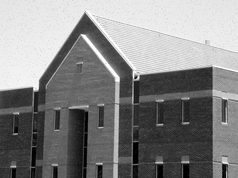
#> input picture 图像处理与可视化/Homework/数字图像处理 06/P1-multi-classes/noisy_Fig1016(a)(building_original).tif, 238 x 178 px, shrunk from 1114 x 834 before the run
$ python HW06_P1_GMM-EM.py
#> lines starting #> are read from the running program, lines starting #| are printed output that depends on the picture; long printed decimals are rounded
import numpy as np
import matplotlib.pyplot as plt
from PIL import Image
from scipy.stats import multivariate_normal

def compute_histogram(image, num_bins=256):
    """
    Compute the grayscale histogram of an image.

    :param image: Grayscale image as a numpy array.
    :param num_bins: Number of bins for the histogram (default is 256).
    :return: The histogram and bin edges.
    """
    histogram, bin_edges = np.histogram(image.ravel(), bins=num_bins, range=[0, num_bins])
    return histogram, bin_edges

def gmm_em_grayscale(image, K, initial_means=None, max_iter=1000, tolerance=1e-5):
    """
    Gaussian Mixture Model (GMM) EM algorithm for clustering grayscale values in an image.

    Args:
        image (numpy.ndarray): 2D array representing the grayscale image.
        K (int): Number of clusters (i.e., number of Gaussian components).
        initial_means (numpy.ndarray): Optional initial means (K values), if None, they are chosen randomly.
        max_iters (int): Maximum number of iterations to run the algorithm.
        tolerance (float): Convergence threshold based on the change in log-likelihood.

    Returns:
        segmented_image (numpy.ndarray): 2D array representing the clustered image.
        means (numpy.ndarray): Final cluster means.
        covariances (numpy.ndarray): Final cluster covariance matrices.
        alphas (numpy.ndarray): Final mixture component weights.
        num_iter: number of iterations
    """
    # Flatten the image to 1D array of grayscale values
    flat_image = image.flatten()
    n = flat_image.shape[0]

    # Initialize means, covariances, and mixture coefficients
    if initial_means is None:
        means = np.random.choice(flat_image, K, replace=False)
    else:
        means = np.array(initial_means)

    # Initialize weights (alphas) and covariance matrices (Sigma)
    alphas = np.ones(K) / K  # Uniform initial weights
    covariances = np.array([np.var(flat_image)] * K)  # Initial covariances set to the variance of the image

    # Initialize responsibilities (gamma values)
    gamma = np.zeros((n, K))
    num_iter = max_iter

    prev_means = np.copy(means)
    prev_covariances = np.copy(covariances)
    prev_alphas = np.copy(alphas)

    for iteration in range(max_iter):
        # E-step: Compute responsibilities (gamma values)
        for k in range(K):
            # Calculate the Gaussian probability density function for each pixel
            pdf = multivariate_normal.pdf(flat_image, mean=means[k], cov=covariances[k])
            gamma[:, k] = alphas[k] * pdf

        # Normalize the responsibilities (soft assignment of pixels to clusters)
        gamma = gamma / np.sum(gamma, axis=1)[:, np.newaxis]

        # M-step: Update the model parameters (means, covariances, alphas)
        for k in range(K):
            # Update the mean for each cluster
            means[k] = np.sum(gamma[:, k] * flat_image) / np.sum(gamma[:, k])

            # Update the covariance for each cluster
            covariances[k] = np.sum(gamma[:, k] * (flat_image - means[k])**2) / np.sum(gamma[:, k])

            # Update the weight (alpha) for each cluster
            alphas[k] = np.sum(gamma[:, k]) / n

        # Convergence check based on the variation of means, covariances, and alphas
        mean_change = np.linalg.norm(means - prev_means)
        cov_change = np.linalg.norm(covariances - prev_covariances)
        alpha_change = np.linalg.norm(alphas - prev_alphas)

        # Combine changes to determine convergence
        total_change = mean_change + cov_change + alpha_change
        total_change = total_change / (np.linalg.norm(means) + np.linalg.norm(covariances) + np.linalg.norm(alphas))
        print(f"The {iteration+1}-th iteration: {total_change}")

        if total_change < tolerance:
            num_iter = iteration + 1
            print(f"Converged after {num_iter} iterations.")
            break

        # Update previous values for next iteration
        prev_means = np.copy(means)
        prev_covariances = np.copy(covariances)
        prev_alphas = np.copy(alphas)

    # Assign the final cluster labels based on the highest responsibility
    labels = np.argmax(gamma, axis=1)

    # Step 3: Create the segmented image based on the final labels
    segmented_image = np.reshape(means[labels], image.shape).astype(np.uint8)

    return segmented_image, means, covariances, alphas, num_iter

if __name__ == "__main__":

    option = 4
    if option == 1:
        image_path = 'Fig1045(a)(iceberg).tif'
        image_name = 'Fig1045(a)(iceberg)'
        K = 3
        initial_means = [28.74370715, 131.95402687, 221.96702829] # K-means result
        max_iter = 1000
        tolerance = 1e-5
    elif option == 2:
        image_path = 'noisy_Fig1045(a)(iceberg).tif'
        image_name = 'noisy_Fig1045(a)(iceberg)'
        K = 3
        initial_means = [28.74370715, 131.95402687, 221.96702829] # K-means result
        max_iter = 1000
        tolerance = 1e-5
    elif option == 3:
        image_path = 'Fig1016(a)(building_original).tif'
        image_name = 'Fig1016(a)(building_original)'
        K = 4
        initial_means = [47.21778267, 101.72042789, 166.50053224, 234.75427634] # K-means result
        max_iter = 1000
        tolerance = 1e-5
    elif option == 4:
        image_path = 'noisy_Fig1016(a)(building_original).tif'
        image_name = 'noisy_Fig1016(a)(building_original)'
        K = 4
        initial_means = [47.21778267, 101.72042789, 166.50053224, 234.75427634] # K-means result
        max_iter = 1000
        tolerance = 1e-5

    # Load and convert the image to grayscale format
    image = Image.open(image_path).convert('L')
#> image is the input picture: PIL image 238x178 L; min 0, max 255, mean 133.2
    image = np.array(image)  # Convert image to a numpy array for processing

    # Compute histogram of the original image
    original_histogram, bin_edges = compute_histogram(image)
#> in compute_histogram, `histogram, bin_edges = np.histogram(image.ravel(), bins=num_bins, rang..`: histogram = 256 values, max 1219 at index 233, min 5 at index 249, mean 165.5; bin_edges = 257 values from 0 to 256
#> original_histogram has the same summary as histogram in compute_histogram; bin_edges = 257 values from 0 to 256

    # Run GMM-EM algorithm on the grayscale image
    segmented_image, final_means, final_covariances, final_alphas, num_iter = gmm_em_grayscale(image,
                                        K=K, initial_means=initial_means, max_iter=max_iter, tolerance=tolerance)
#> in gmm_em_grayscale, `covariances = np.array([np.var(flat_image)] * K)`: covariances = [6168.4, 6168.4, 6168.4, 6168.4]
#> the loop in gmm_em_grayscale, `for iteration in range(max_iter):` made 89 passes
#> (cov_change, total_change, prev_covariances) on passes 1 to 12: (5581.8, 0.691, [2222.8, 4321.5, 5512.3, 2740.9]), (1839.1, 0.252, [1064.9, 3925.7, 5597.8, 1370.6]), (1324.2, 0.207, [721.6, 3164.1, 5214.8, 417.3]), (1266.3, 0.243, [625.4, 2239.6, 4403.2, 133.2]), (1056.2, 0.253, [598.2, 1793.8, 3447, 90.69]), (458.5, 0.122, [587.8, 1632.5, 3018.1, 81.73]), (210.6, 0.0596, [575.5, 1533.5, 2832.6, 79.25]), (134.1, 0.0396, [560.3, 1444.2, 2733.7, 78.19]), (107.3, 0.0326, [543.7, 1357.2, 2673.1, 77.52]), (95.23, 0.0296, [526, 1272.3, 2633.8, 76.98]), (88.47, 0.028, [506.6, 1189.9, 2608.2, 76.51]), (84.33, 0.0271, [484.7, 1110, 2592.5, 76.06])
#> (cov_change, total_change) on pass 89: (0.0317, 9.19e-06)
#| The 1-th iteration: 0.6914
#| The 2-th iteration: 0.252
#| The 3-th iteration: 0.2067
#| The 4-th iteration: 0.2427
#| The 5-th iteration: 0.2526
#| The 6-th iteration: 0.1221
#| The 7-th iteration: 0.0596
#| The 8-th iteration: 0.03957
#> (further printed lines are left out)
#> after the loop in gmm_em_grayscale, `for iteration in range(max_iter):`: alphas = [0.262, 0.12, 0.283, 0.335]; covariances = [72.23, 33.3, 3224.2, 76.73]; means = [52.36, 101.1, 106.6, 230.5]
#> in gmm_em_grayscale, `segmented_image = np.reshape(means[labels], image.shape).astype(np.uin..`:
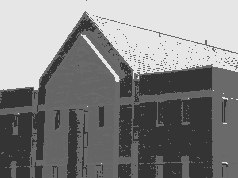
#> segmented_image: shape (178, 238); min 52, max 230, mean 132.1
#> final_means = [52.36, 101.1, 106.6, 230.5]; final_covariances = [72.23, 33.3, 3224.2, 76.73]; final_alphas = [0.262, 0.12, 0.283, 0.335]; num_iter = 89

    # Compute histogram of the segmented image
    segmented_histogram, _ = compute_histogram(segmented_image)
#> segmented_histogram = 256 values, max 14663 at index 230, min 0 at index 0, mean 165.5

    # Display the results
    print("Final means (cluster centers):", final_means)
#| Final means (cluster centers): [ 52.361 101.107 106.592 230.450]
    print("Final covariances:", final_covariances)
#| Final covariances: [  72.230   33.297  3224.210   76.731]
    print("Final alphas (weights):", final_alphas)
#| Final alphas (weights): [0.2624 0.1197 0.2827 0.3352]

    plt.figure(figsize=(12, 8))

    # 1. Display original image
    plt.subplot(2, 2, 1)
    plt.title(f"Original Image: {image_name}")
    plt.imshow(image, cmap='gray')
    plt.axis('off')

    # 2. Display histogram of original image
    plt.subplot(2, 2, 2)
    plt.title("Original Image Histogram")
    plt.plot(bin_edges[:-1], original_histogram, color='black')
    plt.xlabel("Grayscale value")
    plt.ylabel("Frequency")

    # 3. Display segmented image
    plt.subplot(2, 2, 3)
    plt.title(f"Segmented Image (GMM-EM: {num_iter} iterations)")
    plt.imshow(segmented_image, cmap='gray')
    plt.axis('off')

    # 4. Display histogram of segmented image
    plt.subplot(2, 2, 4)
    plt.title("Segmented Image Histogram")
    plt.plot(bin_edges[:-1], segmented_histogram, color='black')
    for i, mean in enumerate(final_means):
        plt.axvline(mean, linestyle='--', label=f"Mean {i+1}: {mean:.2f}")
#> this loop made 4 passes
#> mean on passes 1 to 4: 52.36, 101.1, 106.6, 230.5
    plt.xlabel("Grayscale value")
    plt.ylabel("Frequency")
    plt.legend()

    plt.tight_layout()

    # Save the results to file
    save_path = f"{K}-GMM-{image_name}.png"
    plt.savefig(save_path)
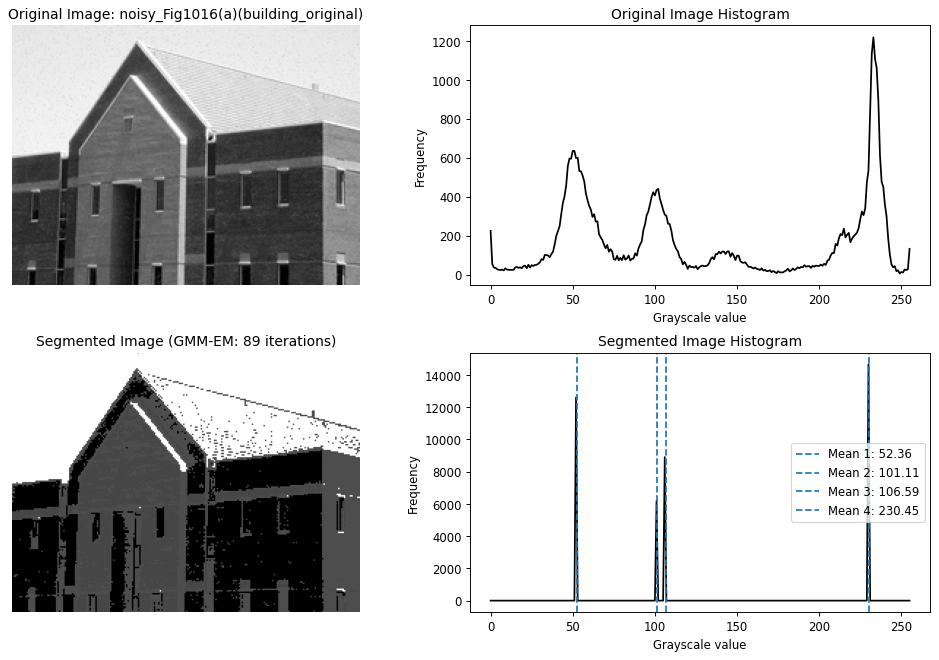
#> figure drawn by matplotlib, 4 panels; panel 2: curve peaks at x = 233, y = 1219; panel 4: curve peaks at x = 230, y = 14663
    plt.show()
